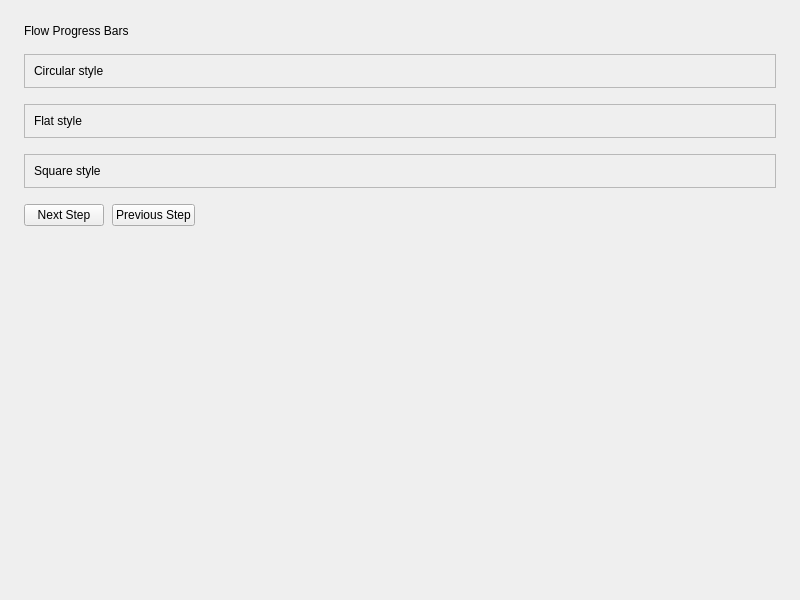
<?xml version='1.0' encoding='utf-8'?>
<ui version="4.0">
 <class>MainWindow</class>
 <widget class="QMainWindow" name="MainWindow">
  <property name="geometry">
   <rect>
    <x>0</x>
    <y>0</y>
    <width>800</width>
    <height>600</height>
   </rect>
  </property>
  <property name="windowTitle">
   <string>QFlowProgressBar</string>
  </property>
  <widget class="QWidget" name="centralwidget">
   <layout class="QVBoxLayout" name="mainLayout">
    <property name="spacing">
     <number>16</number>
    </property>
    <property name="leftMargin">
     <number>24</number>
    </property>
    <property name="topMargin">
     <number>24</number>
    </property>
    <property name="rightMargin">
     <number>24</number>
    </property>
    <property name="bottomMargin">
     <number>24</number>
    </property>
    <item>
     <widget class="QLabel" name="titleLabel">
      <property name="text">
       <string>Flow Progress Bars</string>
      </property>
     </widget>
    </item>
    <item>
     <widget class="QFrame" name="circularCard">
      <property name="frameShape">
       <enum>QFrame::StyledPanel</enum>
      </property>
      <layout class="QVBoxLayout" name="circularCardLayout">
       <property name="spacing">
        <number>8</number>
       </property>
       <item>
        <widget class="QLabel" name="circularLabel">
         <property name="text">
          <string>Circular style</string>
         </property>
        </widget>
       </item>
       <item>
        <layout class="QVBoxLayout" name="circularHolder" />
       </item>
      </layout>
     </widget>
    </item>
    <item>
     <widget class="QFrame" name="flatCard">
      <property name="frameShape">
       <enum>QFrame::StyledPanel</enum>
      </property>
      <layout class="QVBoxLayout" name="flatCardLayout">
       <property name="spacing">
        <number>8</number>
       </property>
       <item>
        <widget class="QLabel" name="flatLabel">
         <property name="text">
          <string>Flat style</string>
         </property>
        </widget>
       </item>
       <item>
        <layout class="QVBoxLayout" name="flatHolder" />
       </item>
      </layout>
     </widget>
    </item>
    <item>
     <widget class="QFrame" name="squareCard">
      <property name="frameShape">
       <enum>QFrame::StyledPanel</enum>
      </property>
      <layout class="QVBoxLayout" name="squareCardLayout">
       <property name="spacing">
        <number>8</number>
       </property>
       <item>
        <widget class="QLabel" name="squareLabel">
         <property name="text">
          <string>Square style</string>
         </property>
        </widget>
       </item>
       <item>
        <layout class="QVBoxLayout" name="squareHolder" />
       </item>
      </layout>
     </widget>
    </item>
    <item>
     <layout class="QHBoxLayout" name="buttonRow">
      <property name="spacing">
       <number>8</number>
      </property>
      <item>
       <widget class="QPushButton" name="nextButton">
        <property name="text">
         <string>Next Step</string>
        </property>
       </widget>
      </item>
      <item>
       <widget class="QPushButton" name="prevButton">
        <property name="text">
         <string>Previous Step</string>
        </property>
       </widget>
      </item>
      <item>
       <spacer name="buttonSpacer">
        <property name="orientation">
         <enum>Qt::Horizontal</enum>
        </property>
        <property name="sizeHint" stdset="0">
         <size>
          <width>10</width>
          <height>10</height>
         </size>
        </property>
       </spacer>
      </item>
     </layout>
    </item>
    <item>
     <spacer name="bottomSpacer">
      <property name="orientation">
       <enum>Qt::Vertical</enum>
      </property>
      <property name="sizeHint" stdset="0">
       <size>
        <width>10</width>
        <height>10</height>
       </size>
      </property>
     </spacer>
    </item>
   </layout>
  </widget>
 </widget>
 <customwidgets><customwidget><class>QPushButton</class><extends>QPushButton</extends><header location="global">Custom_Widgets.Theme.h</header><container>1</container></customwidget><customwidget><class>QLabel</class><extends>QLabel</extends><header location="global">Custom_Widgets.Theme.h</header><container>1</container></customwidget></customwidgets>
 <connections />
</ui>
